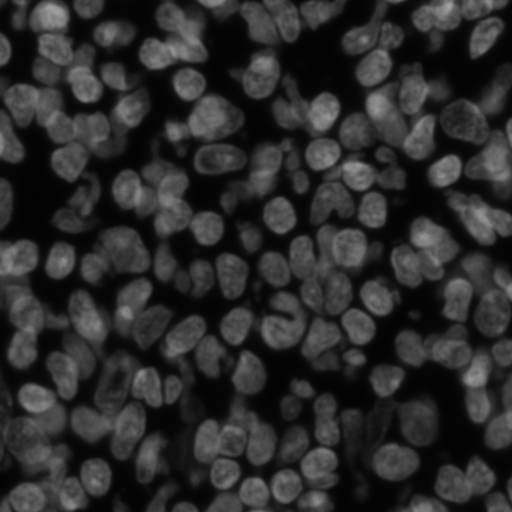
#> input picture example_data/DAPI.png, 512 x 512 px; its folder holds 5 pictures in this run
$ jupyter execute --allow-errors Pipeline_Demo.ipynb
#> lines starting #> are read from the running program, lines starting #| are printed output that depends on the picture
### scripts/max_projection.py
from pathlib import Path
import numpy as np
from scripts.utils import ensure_parent, list_images, read_image, write_image


def max_projection_hwc(arr: np.ndarray) -> np.ndarray:
    h, w, c = arr.shape
    dapi = arr[..., 0]
    if c > 1:
        max_other = np.max(arr[..., 1:], axis=-1)
    else:
        max_other = np.zeros((h, w), dtype=arr.dtype)
    out = np.stack([dapi, max_other, np.zeros_like(dapi)], axis=-1)
    return out


# [46 lines left out: functions _load_select_markers, _get_channel_paths, main, not called in this run]


# [2 lines that do not run on import are left out]

### scripts/normalize.py
from pathlib import Path
import numpy as np

from scripts.utils import list_images, read_image, write_image


def _normalize_intensity(arr: np.ndarray, method: str, params: dict) -> np.ndarray:
    method = (method or "").lower()
    eps = 1e-8

    if method == "minmax":
        mins = arr.min(axis=(0, 1))
        maxs = arr.max(axis=(0, 1))
        scale = np.maximum(maxs - mins, eps)
        arr = (arr - mins) / scale
        arr = np.clip(arr, 0.0, 1.0)

    elif method == "percentile":
        low, high = params.get("percentiles", [1.0, 99.0])
        lows = np.percentile(arr, low, axis=(0, 1))
        highs = np.percentile(arr, high, axis=(0, 1))
        arr = np.clip(arr, lows, highs)
        scale = np.maximum(highs - lows, eps)
        arr = (arr - lows) / scale
        arr = np.clip(arr, 0.0, 1.0)

    else:
        raise ValueError(f"Unsupported intensity normalization method: {method}")

    return arr


# [48 lines left out: functions _get_channel_paths, main, not called in this run]


# [2 lines that do not run on import are left out]

### scripts/segment.py
"""Shared tiling logic for segmentation models."""

from pathlib import Path
from typing import Dict, Iterable, List, Sequence, Tuple

import numpy as np

from scripts.segment_models import infer, make_model, segment
from scripts.utils import ensure_parent, read_image, write_image
from skimage.measure import label as relabel


Tile = Tuple[int, int, int, int]


def _tile_slices(tile: Tile) -> Tuple[slice, slice]:
    return (slice(tile[0], tile[1]), slice(tile[2], tile[3]))


def _parse_tiling(tiling: Dict) -> Tuple[bool, int, int, int]:
    enabled = bool(tiling.get("enabled", False))
    tile_size = tiling.get("tile_size", 0)
    overlap = int(tiling.get("overlap", 0) or 0)

    if isinstance(tile_size, (list, tuple)):
        if len(tile_size) != 2:
            raise ValueError("tile_size must be an int or a (height, width) pair")
        tile_h, tile_w = int(tile_size[0]), int(tile_size[1])
    else:
        tile_h = tile_w = int(tile_size)

    return enabled, tile_h, tile_w, overlap


# [108 lines left out: functions _generate_grid, _owned_intervals, _merge_tiles, not called in this run]


def segment_image(img: np.ndarray, model_name: str, hyper: Dict, tiling: Dict) -> np.ndarray:
    enabled, tile_h, tile_w, overlap = _parse_tiling(tiling)
    if not enabled:
        return segment(img, model_name, hyper)

    tiles = _generate_grid(img.shape, tile_h, tile_w, overlap)
    model = make_model(model_name, hyper)
    tile_labels = [
        infer(model_name, model, img[_tile_slices(tile)], hyper)
        for tile in tiles
    ]
    return _merge_tiles(tiles, tile_labels, img.shape, overlap)


def _save_mask(path: Path, mask: np.ndarray) -> None:
    mask_to_save = mask.astype(np.uint16, copy=False)
    write_image(path, mask_to_save)


# [21 lines left out: function main, not called in this run]


# [2 lines that do not run on import are left out]

### Pipeline_Demo.ipynb
# Pipeline Demo Notebook

This notebook illustrates the pipeline's functions in a minimal implementation.

## Step 1: Read Data & select markers

[cell 1]
from pathlib import Path

import numpy as np
import matplotlib.pyplot as plt
import skimage
import pandas as pd
import anndata as ann

from scripts.normalize import _normalize_intensity
from scripts.max_projection import max_projection_hwc
from scripts.segment import segment_image
from scripts.extract_export import _compute_centroids_and_shapes, _compute_intensity_features, _label_ids

## Step 1: Configure paths and markers

Adjust these parameters to point to your data. The structure mirrors the
`config/config.yaml` defaults but is kept explicit here for clarity.

[cell 2]
data_p = Path("./example_data")
dapi_p = data_p / "DAPI.png"
marker_channels = ["cd3", "hladr", "cd20", "cd11c", "cd44", "vimentin", "plasmacell"]
norm_method = "minmax"  # 'percentile'
norm_params = {"percentiles": [1.0, 99.0]}

files = sorted(p for p in data_p.iterdir() if p.suffix.lower() == ".png"
 and p.is_file() and "dapi" not in str(p).lower())

model_name = "cellpose"
hyperparameters = {
    "cellpose": {
        "flow_threshold": 0.4,
        "cellprob_threshold": 0.8,
        "model_type": None,
        "model_path": None,
        "use_gpu": True,
    }
}

tiling = {
    "enabled": True,
    "tile_size": [256, 256],
    "overlap": 64,
}

min_cell_size = 250

## Step 2: Read data & select markers

Use `scripts.read_data` to locate image files and build a stacked array with
DAPI + selected markers.

[cell 3]
# Find all non-DAPI .png files in the data root
stack = []

dapi_img = skimage.io.imread(dapi_p)
#> dapi_img is the input picture: shape (512, 512) uint16; min 607, max 42083, mean 11284.7
stack.append(dapi_img)
# Stack DAPI + selected marker channels into a single array (H, W, C)
for f in files:
    if not f.exists():
        raise FileNotFoundError(f"Input path not found: {f}")
    if any(marker in str(f).lower() for marker in marker_channels):
        img = skimage.io.imread(f)
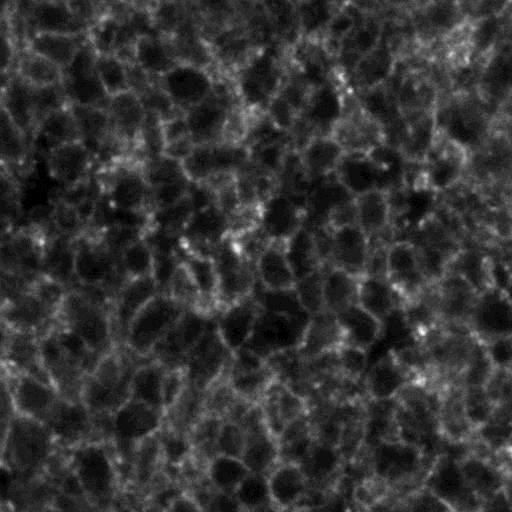
#> input picture example_data/CD11c.png, 512 x 512 px
#> img is the input picture: shape (512, 512) uint16; min 49, max 4795, mean 1056.1
        stack.append(img)

stack = np.stack(stack, axis=-1)
print(f"Stacked image shape: {stack.shape}")
#| Stacked image shape: (512, 512, 5)

#skimage.io.imsave("./results/out/stacked.tif", stack)

## Step 3: Normalize intensity

Delegate intensity normalization to `scripts.normalize.normalize_intensity`.

[cell 4]
stack_norm = _normalize_intensity(stack, method="percentile", params=norm_params)
print(stack_norm.shape, stack_norm.min(), stack_norm.max())

## Step 4: Max projection visualization image

Use `scripts.max_projection.make_max_projection` to build a 3-channel RGB-like
image for visualization: [DAPI, membrane projection, zeros].

[cell 5]
max_proj = max_projection_hwc(stack_norm)
#> in max_projection_hwc, `dapi = arr[..., 0]`:
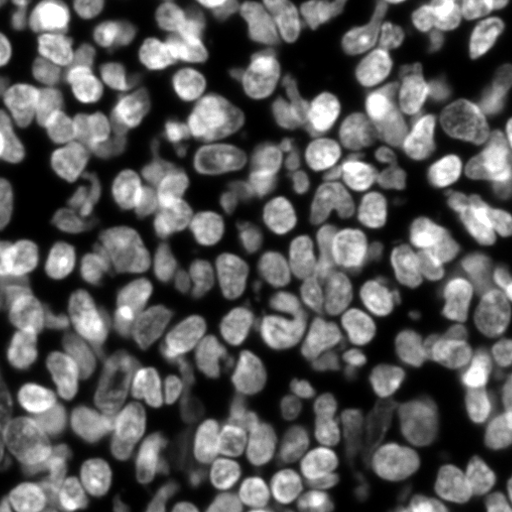
#> dapi: shape (512, 512) float64; min 0, max 1, mean 0.339
#> in max_projection_hwc, `max_other = np.max(arr[..., 1:], axis=-1)`:
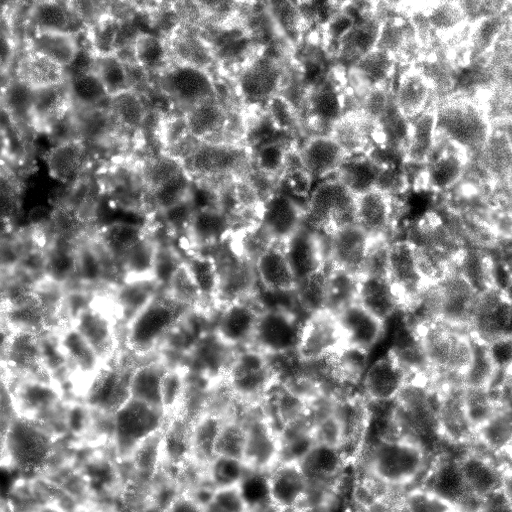
#> max_other: shape (512, 512) float64; min 0, max 1, mean 0.529
#> in max_projection_hwc, `out = np.stack([dapi, max_other, np.zeros_like(dapi)], axis=-1)`:
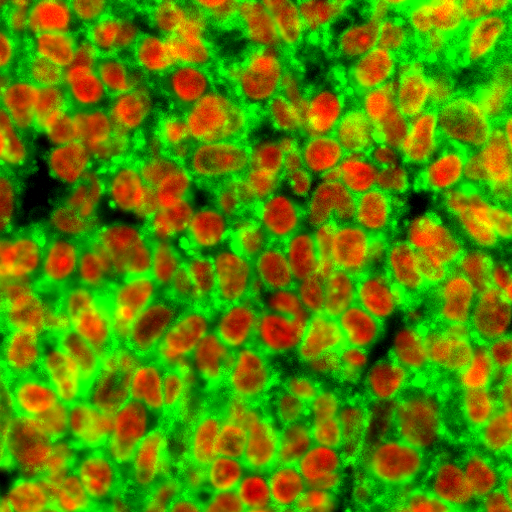
#> out: shape (512, 512, 3) float64; mean of channels 0, 1, 2 0.339, 0.529, 0; drawn as R, G, B
plt.figure(figsize=(6, 6))
plt.imshow(max_proj)
plt.axis("off")
plt.title("Max projection")

## Step 5: Segment (optionally tiled)

#> (a cell that did not finish here is left out)
